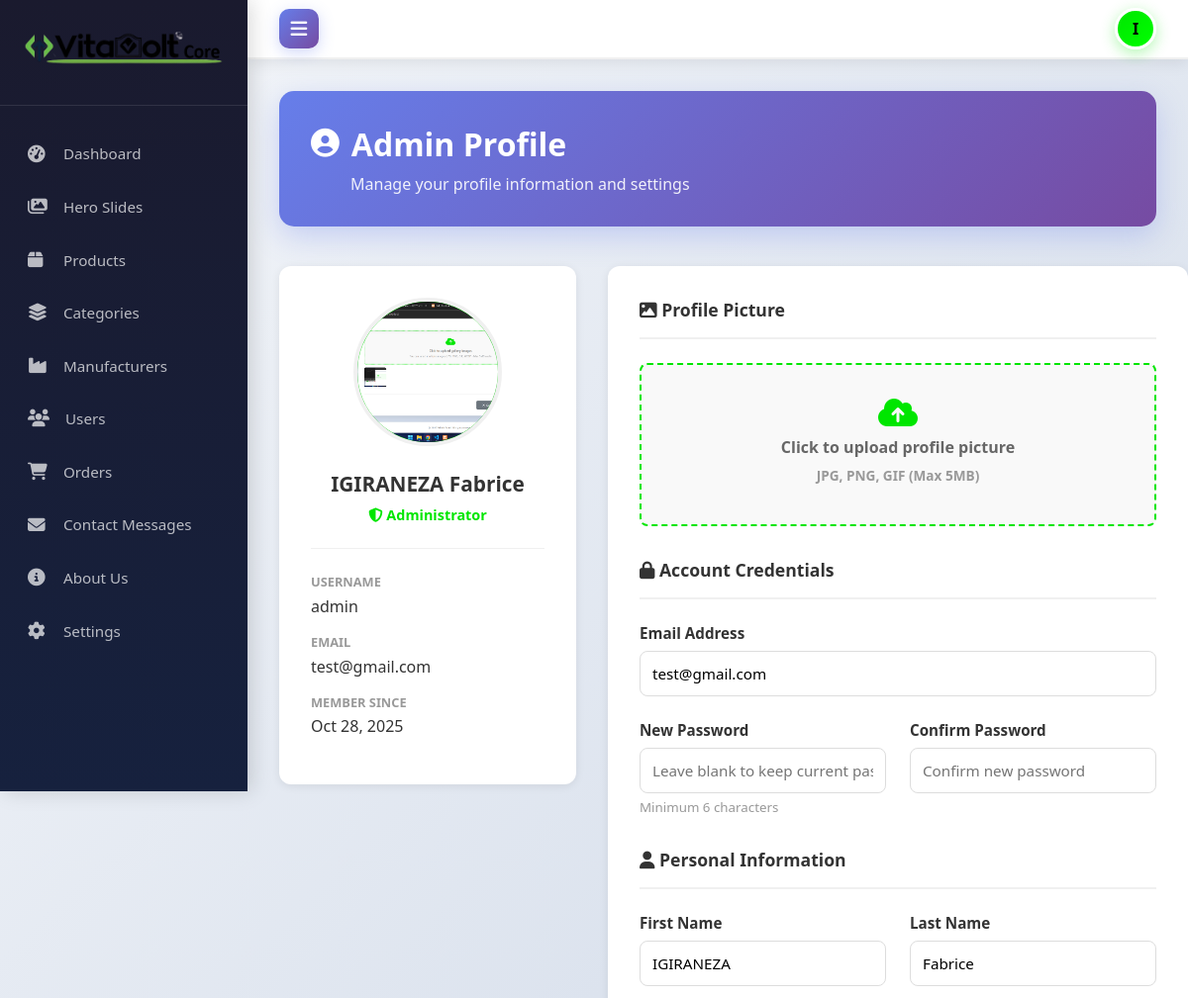
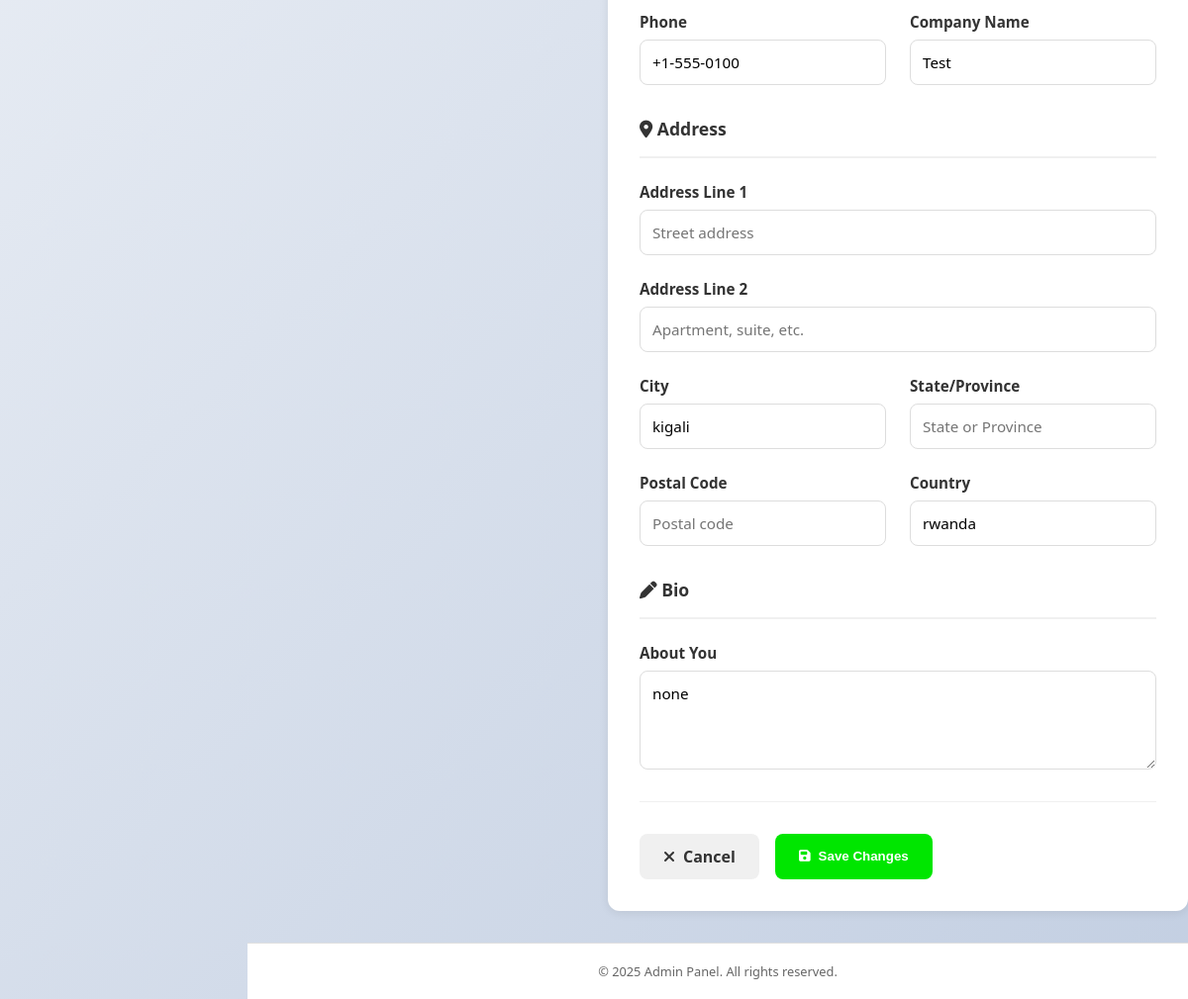
Page /admin/index.php?page=profile (signed in) on the committed database (2 pictures, top to bottom).
### tables this page shows
CREATE TABLE `user_details` (
  `detail_id` int(11) NOT NULL,
  `user_id` int(11) NOT NULL,
  `first_name` varchar(100) DEFAULT NULL,
  `last_name` varchar(100) DEFAULT NULL,
  `phone` varchar(20) DEFAULT NULL,
  `company_name` varchar(200) DEFAULT NULL,
  `address_line1` varchar(255) DEFAULT NULL,
  `address_line2` varchar(255) DEFAULT NULL,
  `city` varchar(100) DEFAULT NULL,
  `state_province` varchar(100) DEFAULT NULL,
  `postal_code` varchar(20) DEFAULT NULL,
  `country` varchar(100) DEFAULT 'USA',
  `profile_image` varchar(500) DEFAULT NULL,
  `bio` text DEFAULT NULL,
  `created_at` timestamp NOT NULL DEFAULT current_timestamp(),
  `updated_at` timestamp NOT NULL DEFAULT current_timestamp() ON UPDATE current_timestamp()
);

CREATE TABLE `user_credentials` (
  `user_id` int(11) NOT NULL,
  `username` varchar(50) NOT NULL,
  `email` varchar(100) NOT NULL,
  `password_hash` varchar(255) NOT NULL,
  `role` enum('admin','client') NOT NULL DEFAULT 'client',
  `is_active` tinyint(1) DEFAULT 1,
  `last_login` timestamp NULL DEFAULT NULL,
  `created_at` timestamp NOT NULL DEFAULT current_timestamp(),
  `updated_at` timestamp NOT NULL DEFAULT current_timestamp() ON UPDATE current_timestamp()
);

### admin/pages/profile.php (the view, shortened to what this page needs)
<?php
$user_id = $_SESSION['user_id'];
$user_sql = "SELECT uc.username, uc.email, ud.* FROM user_credentials uc
             LEFT JOIN user_details ud ON uc.user_id = ud.user_id
             WHERE uc.user_id = ?";
$stmt = $conn->prepare($user_sql);
$stmt->bind_param("i", $user_id);
$stmt->execute();
$result = $stmt->get_result();
$user = $result->fetch_assoc();
?>
<!DOCTYPE html>
<html lang="en">
<head>
    <link rel="stylesheet" href="https://cdnjs.cloudflare.com/ajax/libs/font-awesome/6.4.0/css/all.min.css">
    <link rel="stylesheet" href="css/index.css">
    <link rel="stylesheet" href="css/sidebar.css">
</head>
<body>
    <?php include 'include/sidebar.php'; ?>
    <main class="main-content" id="mainContent">
        <div class="content-header">
            <h1><i class="fas fa-user-circle"></i> Admin Profile</h1>
            <p>Manage your profile information and settings</p>
        </div>
        <div class="profile-wrapper">
            <div class="profile-sidebar">
                <div class="profile-avatar">
                    <?php if (!empty($user['profile_image'])): ?>
                        <img src="../../<?php echo htmlspecialchars($user['profile_image']); ?>" alt="Profile">
                    <?php else: ?>
                        <?php echo strtoupper(substr($user['first_name'] ?? 'A', 0, 1)); ?>
                    <?php endif; ?>
                </div>
                <div class="profile-name">
                    <?php echo htmlspecialchars(($user['first_name'] ?? '') . ' ' . ($user['last_name'] ?? '')); ?>
                </div>
                <div class="profile-role">
                    <i class="fas fa-shield-alt"></i> Administrator
                </div>
                <div class="profile-info">
                    <div class="info-item">
                        <div class="info-label">Username</div>
                        <div class="info-value"><?php echo htmlspecialchars($user['username']); ?></div>
                    </div>
                    <div class="info-item">
                        <div class="info-label">Email</div>
                        <div class="info-value"><?php echo htmlspecialchars($user['email']); ?></div>
                    </div>
                    <div class="info-item">
                        <div class="info-label">Member Since</div>
                        <div class="info-value"><?php echo date('M d, Y', strtotime($user['created_at'])); ?></div>
                    </div>
                </div>
            </div>
            <div class="profile-form">
                <form method="POST" enctype="multipart/form-data">
                    <div class="form-section">
                        <div class="form-section-title">
                            <i class="fas fa-image"></i> Profile Picture
                        </div>
                        <div class="form-group">
                            <div class="file-upload-area" onclick="document.getElementById('profile_image').click()">
                                <i class="fas fa-cloud-upload-alt"></i>
                                <p>Click to upload profile picture</p>
                                <p style="font-size: 0.85rem; color: #999;">JPG, PNG, GIF (Max 5MB)</p>
                            </div>
                        </div>
                    </div>
                    <div class="form-section">
                        <div class="form-section-title">
                            <i class="fas fa-lock"></i> Account Credentials
                        </div>
                        <div class="form-row full">
                            <div class="form-group">
                                <label for="email">Email Address</label>
                                <input
                                    type="email"
                                    id="email"
                                    name="email"
                                    value="<?php echo htmlspecialchars($user['email']); ?>"
                                    placeholder="Enter email address"
                                    required
                                >
                            </div>
                        </div>
                        <div class="form-row">
                            <div class="form-group">
                                <label for="new_password">New Password</label>
                                <input
                                    type="password"
                                    id="new_password"
                                    name="new_password"
                                    placeholder="Leave blank to keep current password"
                                >
                                <small style="color: #999; margin-top: 0.3rem; display: block;">Minimum 6 characters</small>
                            </div>
                            <div class="form-group">
                                <label for="confirm_password">Confirm Password</label>
                                <input
                                    type="password"
                                    id="confirm_password"
                                    name="confirm_password"
                                    placeholder="Confirm new password"
                                >
                            </div>
                        </div>
                    </div>
                    <div class="form-section">
                        <div class="form-section-title">
                            <i class="fas fa-user"></i> Personal Information
                        </div>
                        <div class="form-row">
                            <div class="form-group">
                                <label for="first_name">First Name</label>
                                <input
                                    type="text"
                                    id="first_name"
                                    name="first_name"
                                    value="<?php echo htmlspecialchars($user['first_name'] ?? ''); ?>"
                                    placeholder="Enter first name"
                                >
                            </div>
                            <div class="form-group">
                                <label for="last_name">Last Name</label>
                                <input
                                    type="text"
                                    id="last_name"
                                    name="last_name"
                                    value="<?php echo htmlspecialchars($user['last_name'] ?? ''); ?>"
                                    placeholder="Enter last name"
                                >
                            </div>
                        </div>
                        <div class="form-row">
                            <div class="form-group">
                                <label for="phone">Phone</label>
                                <input
                                    type="tel"
                                    id="phone"
                                    name="phone"
                                    value="<?php echo htmlspecialchars($user['phone'] ?? ''); ?>"
                                    placeholder="Enter phone number"
                                >
                            </div>
                            <div class="form-group">
                                <label for="company_name">Company Name</label>
                                <input
                                    type="text"
                                    id="company_name"
                                    name="company_name"
                                    value="<?php echo htmlspecialchars($user['company_name'] ?? ''); ?>"
                                    placeholder="Enter company name"
                                >
                            </div>
                        </div>
                    </div>
                    <div class="form-section">
                        <div class="form-section-title">
                            <i class="fas fa-map-marker-alt"></i> Address
                        </div>
                        <div class="form-row full">
                            <div class="form-group">
                                <label for="address_line1">Address Line 1</label>
                                <input
                                    type="text"
                                    id="address_line1"
                                    name="address_line1"
                                    value="<?php echo htmlspecialchars($user['address_line1'] ?? ''); ?>"
                                    placeholder="Street address"
                                >
                            </div>
                        </div>
                        <div class="form-row full">
                            <div class="form-group">
                                <label for="address_line2">Address Line 2</label>
                                <input
                                    type="text"
                                    id="address_line2"
                                    name="address_line2"
                                    value="<?php echo htmlspecialchars($user['address_line2'] ?? ''); ?>"
                                    placeholder="Apartment, suite, etc."
                                >
                            </div>
                        </div>
                        <div class="form-row">
                            <div class="form-group">
                                <label for="city">City</label>
                                <input
                                    type="text"
                                    id="city"
                                    name="city"
                                    value="<?php echo htmlspecialchars($user['city'] ?? ''); ?>"
                                    placeholder="City"
                                >
                            </div>
                            <div class="form-group">
                                <label for="state_province">State/Province</label>
                                <input
                                    type="text"
                                    id="state_province"
                                    name="state_province"
                                    value="<?php echo htmlspecialchars($user['state_province'] ?? ''); ?>"
                                    placeholder="State or Province"
                                >
                            </div>
                        </div>
                        <div class="form-row">
                            <div class="form-group">
                                <label for="postal_code">Postal Code</label>
                                <input
                                    type="text"
                                    id="postal_code"
                                    name="postal_code"
                                    value="<?php echo htmlspecialchars($user['postal_code'] ?? ''); ?>"
                                    placeholder="Postal code"
                                >
                            </div>
                            <div class="form-group">
                                <label for="country">Country</label>
                                <input
                                    type="text"
                                    id="country"
                                    name="country"
                                    value="<?php echo htmlspecialchars($user['country'] ?? 'USA'); ?>"
                                    placeholder="Country"
                                >
                            </div>
                        </div>
                    </div>
                    <div class="form-section">
                        <div class="form-section-title">
                            <i class="fas fa-pen"></i> Bio
                        </div>
                        <div class="form-row full">
                            <div class="form-group">
                                <label for="bio">About You</label>
                                <textarea
                                    id="bio"
                                    name="bio"
                                    placeholder="Tell us about yourself..."
                                ><?php echo htmlspecialchars($user['bio'] ?? ''); ?></textarea>
                            </div>
                        </div>
                    </div>
                    <div class="form-actions">
                        <a href="index.php?page=dashboard" class="btn btn-secondary">
                            <i class="fas fa-times"></i> Cancel
                        </a>
                        <button type="submit" class="btn btn-primary">
                            <i class="fas fa-save"></i> Save Changes
                        </button>
                    </div>
                </form>
            </div>
        </div>
    </main>
    <?php include 'include/footer.php'; ?>
</body>
</html>

### rows in the picture
user_details: profile_image (picture), first_name+last_name "IGIRANEZA Fabrice", user.username "admin", user.email "test@gmail.com", created_at "Oct 28, 2025", email "test@gmail.com", first_name "IGIRANEZA", last_name "Fabrice", phone "+1-555-0100", company_name "Test", city "kigali", country "rwanda", bio "none"

### other values in the picture
substr($_SESSION['first_name'], 0, 1) "I"
